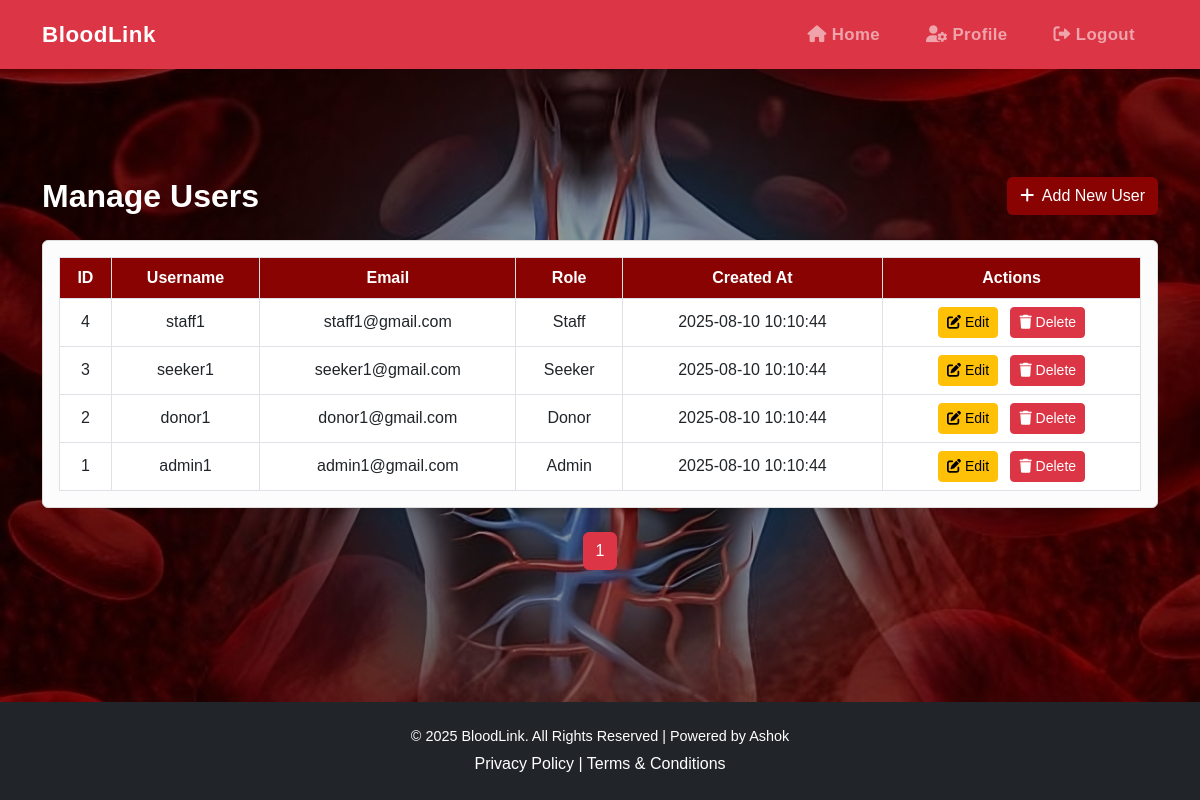
Page /users/list_user.php (signed in) on the committed database.
### tables this page shows
CREATE TABLE IF NOT EXISTS users (
    id INT AUTO_INCREMENT PRIMARY KEY,
    username VARCHAR(100) NOT NULL UNIQUE,
    email VARCHAR(100) NOT NULL UNIQUE,
    password VARCHAR(255) NOT NULL,
    role ENUM('donor', 'seeker', 'admin','staff') NOT NULL,
    created_at DATETIME DEFAULT CURRENT_TIMESTAMP
);

### users/list_user.php (the view, shortened to what this page needs)
<?php
include('../includes/db.php');
$limit = 10;
$page = isset($_GET['page']) && is_numeric($_GET['page']) ? (int) $_GET['page'] : 1;
$offset = ($page - 1) * $limit;
$total_result = mysqli_query($conn, "SELECT COUNT(*) as total FROM users");
$total_rows = mysqli_fetch_assoc($total_result)['total'];
$total_pages = ceil($total_rows / $limit);
$result = mysqli_query($conn, "SELECT * FROM users ORDER BY id DESC LIMIT $limit OFFSET $offset");
?>
<!DOCTYPE html>
<html lang="en">
<head>
  <link href="https://cdn.jsdelivr.net/npm/bootstrap@5.3.0/dist/css/bootstrap.min.css" rel="stylesheet">
  <link href="https://cdnjs.cloudflare.com/ajax/libs/font-awesome/6.0.0/css/all.min.css" rel="stylesheet">
  <link href="../style.css" rel="stylesheet">
</head>
<body>
<div class="main-content">
<nav class="navbar navbar-expand-lg navbar-dark bg-danger">
  <div class="container">
    <a class="navbar-brand" href="../dashboard/admindash.php">BloodLink</a>
    <div class="collapse navbar-collapse custom-collapse justify-content-end" id="navbarNav">
      <ul class="navbar-nav">
        <li class="nav-item"><a class="nav-link" href="../dashboard/admindash.php"><i class="fas fa-home"></i> Home</a></li>
        <li class="nav-item"><a class="nav-link" href="../admin/admin_profile.php"><i class="fas fa-user-cog"></i> Profile</a></li>
        <li class="nav-item"><a class="nav-link" href="../logout.php"><i class="fas fa-sign-out-alt"></i> Logout</a></li>
      </ul>
    </div>
  </div>
</nav>
<div class="request-wrapper">
  <div class="container py-5">
    <div class="d-flex justify-content-between align-items-center mb-4 flex-wrap gap-2">
      <h2 class="fw-bold text-white mb-0">Manage Users</h2>
      <a href="create_user.php" class="btn text-white" style="background-color:#8a0303;"><i class="fas fa-plus me-1"></i> Add New User</a>
    </div>
    <div class="card shadow-sm rounded">
      <div class="card-body">
        <div class="table-responsive">
          <table class="table table-bordered table-hover align-middle text-center mb-0">
            <thead>
              <tr>
                <th>ID</th>
                <th>Username</th>
                <th>Email</th>
                <th>Role</th>
                <th>Created At</th>
                <th>Actions</th>
              </tr>
            </thead>
            <tbody>
              <?php while($row = mysqli_fetch_assoc($result)) { ?>
                <tr>
                  <td><?= $row['id'] ?></td>
                  <td><?= htmlspecialchars($row['username']) ?></td>
                  <td><?= htmlspecialchars($row['email']) ?></td>
                  <td><?= htmlspecialchars(ucfirst($row['role'])) ?></td>
                  <td><?= htmlspecialchars($row['created_at']) ?></td>
                  <td>
                    <a href="update_user.php?id=<?= $row['id'] ?>" class="btn btn-sm btn-warning me-2">
                      <i class="fas fa-edit"></i> Edit
                    </a>
                    <a href="delete_user.php?id=<?= $row['id'] ?>" class="btn btn-sm btn-danger" onclick="return confirm('Delete this user?')">
                      <i class="fas fa-trash"></i> Delete
                    </a>
                  </td>
                </tr>
              <?php } ?>
            </tbody>
          </table>
        </div>
      </div>
    </div>
    <nav aria-label="User list pagination" class="mt-4">
      <ul class="pagination justify-content-center">
        <?php for ($i = 1; $i <= $total_pages; $i++): ?>
          <li class="page-item <?= $i == $page ? 'active' : '' ?>">
            <a class="page-link <?= $i == $page ? 'bg-danger border-danger text-white' : 'text-danger' ?>" href="?page=<?= $i ?>"><?= $i ?></a>
          </li>
        <?php endfor; ?>
      </ul>
    </nav>
  </div>
</div>
<footer class="bg-dark text-white text-center py-4 mt-auto">
  <div class="container">
    <p class="mb-1">&copy; <?= date('Y') ?> BloodLink. All Rights Reserved | Powered by Ashok</p>
    <a href="#" class="text-white">Privacy Policy</a> |
    <a href="#" class="text-white">Terms & Conditions</a>
  </div>
</footer>
</div>
</body>
</html>

### style.css (style rules this page uses)
body { font-family: 'Arial', sans-serif; color: #070603; }
@media (min-width: 992px) { .navbar-nav .nav-link { margin: 0 15px; font-weight: 600; font-size: 1.05rem; letter-spacing: 0.4px; transition: color 0.3s ease; } }
.navbar { padding-top: 0.8rem; padding-bottom: 0.8rem; }
.navbar-brand { font-weight: 700; font-size: 1.4rem; letter-spacing: 0.5px; }
footer { background-color: #070603; }
footer p { font-size: 0.9rem; }
footer a { color: #B79455; text-decoration: none; }

### users/list_user.php (style rules this page uses)
html, body { height: 100%; }
.main-content { min-height: 100vh; display: flex; flex-direction: column; }
.table th { background-color: #8a0303; color: #fff; }
.card { border: 1px solid #ddd; background-color: #fcfcfc; }
.request-wrapper { background: url('../images/savelife3.jpeg') no-repeat center center; background-size: cover; flex-grow: 1; position: relative; z-index: 0; padding-top: 60px; }
.request-wrapper::before { content: ""; position: absolute; inset: 0; background: rgba(0, 0, 0, 0.4); z-index: 1; }
.request-wrapper .container { position: relative; z-index: 2; }

### rows in the picture
users: id "4", username "staff1", email "staff1@gmail.com", role "Staff", created_at "2025-08-10 10:10:44"
users: id "3", username "seeker1", email "seeker1@gmail.com", role "Seeker", created_at "2025-08-10 10:10:44"
users: id "2", username "donor1", email "donor1@gmail.com", role "Donor", created_at "2025-08-10 10:10:44"
users: id "1", username "admin1", email "admin1@gmail.com", role "Admin", created_at "2025-08-10 10:10:44"
